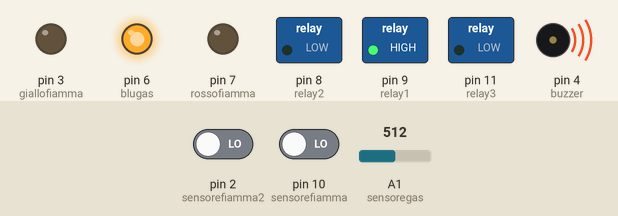
This sketch was run on a simulated Arduino Uno, built with avr-gcc and run on an emulated ATmega328P. Parts: switched loads named in the sketch (green lamp = pin HIGH), output pins drawn as LEDs (lit = HIGH), buzzer (waves = sounding). Dashed ring = blinking. The inputs (shaded band) are chosen by the test bench; at power-on: A1 (sensoregas) = 512, pin 2 (sensorefiamma2) LOW, pin 10 (sensorefiamma) LOW.

Above: at 1.3 s.
1.4 s: A1 (sensoregas) set to 218
4.4 s: A1 (sensoregas) set to 188
At 4.8 s:
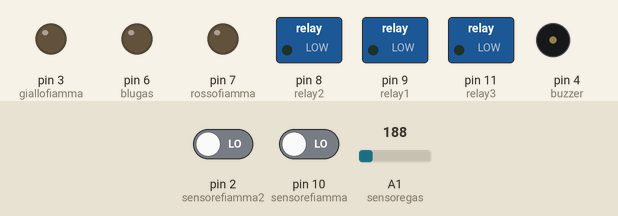
6.0 s: pin 2 (sensorefiamma2) driven HIGH
At 6.4 s:
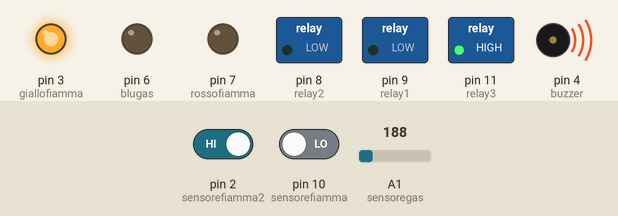
9.0 s: pin 10 (sensorefiamma) driven HIGH
At 9.8 s:
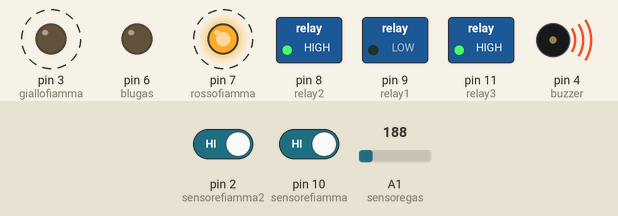
12.0 s: pin 2 (sensorefiamma2) driven LOW
At 12.9 s:
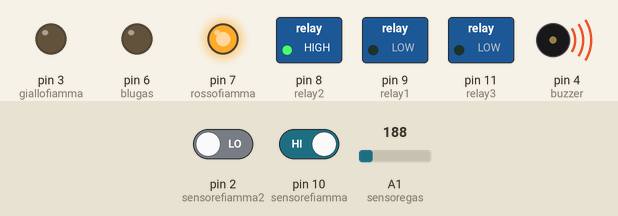
13.5 s: A1 (sensoregas) set to 210
At 14.1 s:
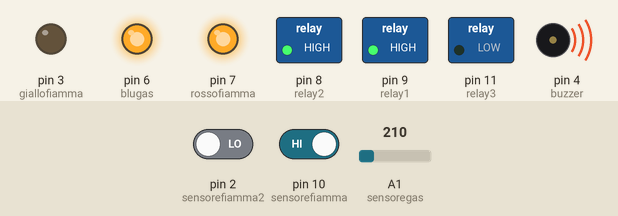
Timing chart, 0 to 16.0 s (numbered marks = the images above; inputs shaded):
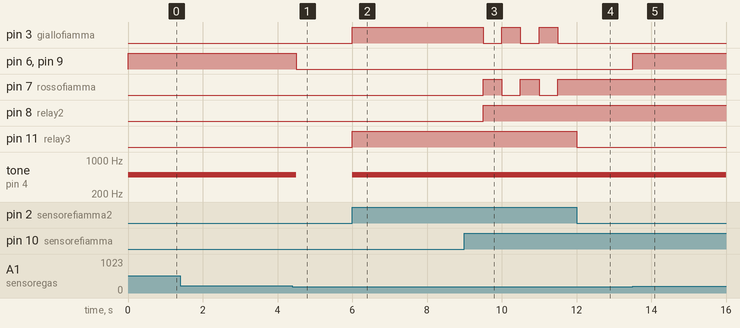

Measured:
- the behaviour switches between 201 and 200 on A1 (sensoregas) (found by bisection; images 0 and 1)
- after the input at 4.4 s, pin 6 (blugas), pin 9 (relay1): HIGH → LOW after 0.10 s; tone on pin 4 (buzzer): 500 Hz → silent after 0.10 s
- after the input at 6.0 s, pin 3 (giallofiamma), pin 11 (relay3): LOW → HIGH at once; tone on pin 4 (buzzer): silent → 500 Hz at once
- after the input at 9.0 s, pin 3 (giallofiamma), pin 7 (rossofiamma): alternates HIGH for 0.50 s and LOW for 0.50 s, starting after 0.50 s; pin 8 (relay2): LOW → HIGH after 0.50 s
- after the input at 12.0 s, pin 3 (giallofiamma): stays LOW (without the input it goes to HIGH after 0.00 s); pin 7 (rossofiamma): stays HIGH (without the input it goes to LOW after 0.00 s); pin 11 (relay3): HIGH → LOW at once
- after the input at 13.5 s, pin 6 (blugas), pin 9 (relay1): LOW → HIGH at once

The sketch:

codice_maturita.ino
```cpp
#define sensoregas A1

int sensorefiamma = 10;

int sensorefiamma2 = 2;

int blugas = 6;

int rossofiamma = 7;

int giallofiamma = 3;

int relay2 = 8;

int relay1 = 9;

int relay3 = 11;

int buzzer = 4;

int gas = 0;

int fiamma = 0;

int fiamma2 = 0;

void setup()

{
 pinMode(sensoregas, INPUT);
 pinMode(sensorefiamma, INPUT);
 pinMode(sensorefiamma2, INPUT);
 pinMode(blugas, OUTPUT);
 pinMode(rossofiamma,OUTPUT);
 pinMode(giallofiamma, OUTPUT);
 pinMode(buzzer,OUTPUT);
 pinMode(relay1, OUTPUT);
 pinMode(relay2, OUTPUT);
 pinMode(relay3,OUTPUT);
}

void loop(){

  gas = analogRead(sensoregas);

  fiamma = digitalRead(sensorefiamma);

  fiamma2 = digitalRead(sensorefiamma2);

  if (gas > 200){

    digitalWrite(blugas, HIGH);

    digitalWrite(relay1,HIGH);
    tone(buzzer, 500, 600);

    delay(500);

  }else{

    digitalWrite(relay1,LOW);

    noTone(buzzer);
    digitalWrite(blugas,LOW);

  }

  if(fiamma2 == HIGH){

    digitalWrite(rossofiamma,LOW);
    digitalWrite(giallofiamma,HIGH);
    digitalWrite(relay3, HIGH);
    tone(buzzer, 500, 600);

    delay(500);

  }else{

    digitalWrite(rossofiamma,LOW);
    digitalWrite(relay3,LOW);
    digitalWrite(giallofiamma,LOW);

    noTone(buzzer);

   }

   if(fiamma == HIGH){

    digitalWrite(giallofiamma,LOW);
    digitalWrite(rossofiamma,HIGH);
    digitalWrite(relay2,HIGH);
    tone(buzzer, 500, 600);

    delay(500);

   } else{

    digitalWrite(relay2,LOW);

    noTone(buzzer);

    digitalWrite(rossofiamma,LOW);
    digitalWrite(giallofiamma,LOW);
  }
}
```
